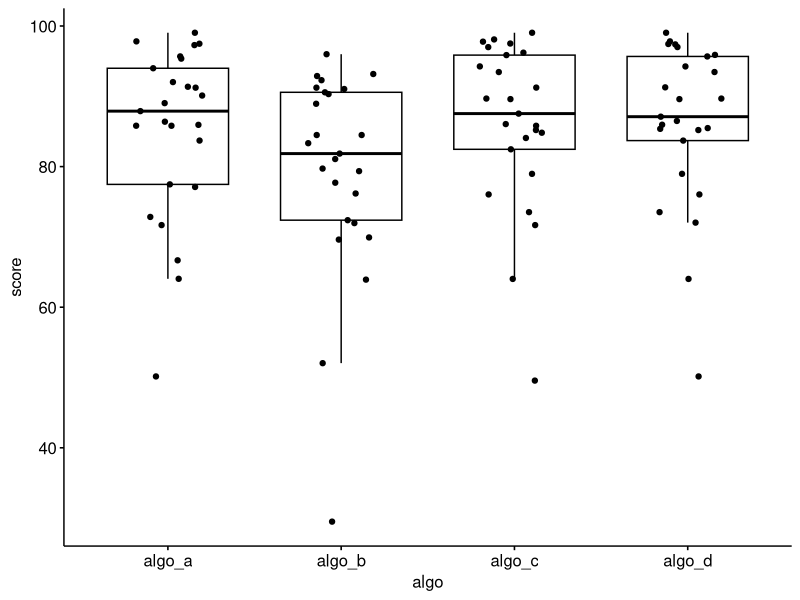
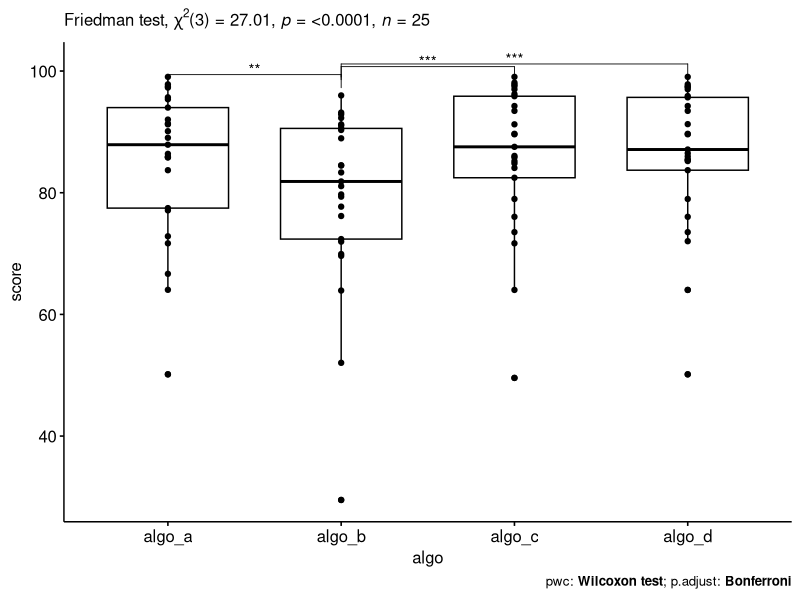

Write the R code that produced these figures, in order.
algo_a <- c(93.99, 91.36, 71.68, 97.28, 85.94, 97.81, 77.47, 77.1, 85.81, 86.39, 83.7, 89.03, 95.68, 92.02, 87.89, 91.23, 72.84, 85.81, 50.15, 97.48, 99.04, 95.36, 66.67, 90.11, 64.04)
algo_b <- c(76.17, 91.04, 72.38, 95.99, 84.49, 93.17, 69.92, 71.96, 84.49, 83.33, 81.85, 79.35, 92.29, 90.31, 79.72, 91.23, 77.71, 81.08, 29.5, 92.88, 88.94, 52.04, 69.62, 90.57, 63.92)
algo_c <- c(97.77, 89.6, 71.68, 97, 87.54, 98.09, 76.04, 78.97, 84.82, 86.05, 84.07, 89.68, 95.86, 93.45, 91.24, 82.46, 85.2, 85.81, 49.56, 97.51, 99.04, 96.21, 73.52, 94.25, 64.02)
algo_d <- c(97.44, 89.6, 72.03, 97, 87.1, 97.81, 76.04, 78.97, 85.48, 85.37, 83.7, 89.68, 95.89, 93.45, 91.27, 85.96, 85.2, 86.49, 50.15, 97.38, 99.04, 95.67, 73.52, 94.25, 64.02)
id <- c(1, 2, 3, 4, 5, 6, 7, 8, 9, 10, 11, 12, 13, 14, 15, 16, 17, 18, 19, 20, 21, 22, 23, 24, 25)

library(tidyverse)
library(rstatix)
library(ggpubr)

df <- data.frame(id, algo_a, algo_b, algo_c, algo_d)
head(df, 3)
df <- df %>% gather(key="algo", value="score", algo_a, algo_b, algo_c, algo_d) %>% convert_as_factor(id, algo)
head(df, 3)

df %>% group_by(algo) %>% get_summary_stats(score, type="common")


ggboxplot(df, x = "algo", y = "score", add = "jitter")

res.fried <- df %>% friedman_test(formula=score ~ algo|id)
res.fried

df %>% friedman_effsize(score ~ algo|id)

pwc <- df %>%
  wilcox_test(score ~ algo, paired = TRUE, p.adjust.method = "bonferroni")
pwc

# Visualization: box plots with p-values
pwc <- pwc %>% add_xy_position(x = "algo")
ggboxplot(df, x = "algo", y = "score", add = "point") +
  stat_pvalue_manual(pwc, hide.ns = TRUE) +
  labs(
    subtitle = get_test_label(res.fried,  detailed = TRUE),
    caption = get_pwc_label(pwc)
  )